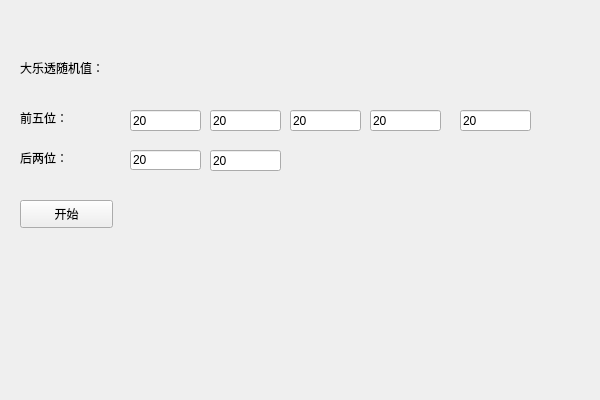
<?xml version="1.0" encoding="UTF-8"?>
<ui version="4.0">
 <class>widgetClass</class>
 <widget class="QWidget" name="widgetClass">
  <property name="geometry">
   <rect>
    <x>0</x>
    <y>0</y>
    <width>600</width>
    <height>400</height>
   </rect>
  </property>
  <property name="windowTitle">
   <string>widget</string>
  </property>
  <widget class="QLabel" name="label">
   <property name="geometry">
    <rect>
     <x>20</x>
     <y>60</y>
     <width>101</width>
     <height>16</height>
    </rect>
   </property>
   <property name="text">
    <string>大乐透随机值：</string>
   </property>
  </widget>
  <widget class="QPushButton" name="pushButton">
   <property name="geometry">
    <rect>
     <x>20</x>
     <y>200</y>
     <width>93</width>
     <height>28</height>
    </rect>
   </property>
   <property name="text">
    <string>开始</string>
   </property>
  </widget>
  <widget class="QLineEdit" name="lineEdit_3">
   <property name="geometry">
    <rect>
     <x>290</x>
     <y>110</y>
     <width>71</width>
     <height>21</height>
    </rect>
   </property>
   <property name="text">
    <string>20</string>
   </property>
  </widget>
  <widget class="QLineEdit" name="lineEdit_4">
   <property name="geometry">
    <rect>
     <x>370</x>
     <y>110</y>
     <width>71</width>
     <height>21</height>
    </rect>
   </property>
   <property name="text">
    <string>20</string>
   </property>
  </widget>
  <widget class="QLineEdit" name="lineEdit_5">
   <property name="geometry">
    <rect>
     <x>460</x>
     <y>110</y>
     <width>71</width>
     <height>21</height>
    </rect>
   </property>
   <property name="text">
    <string>20</string>
   </property>
  </widget>
  <widget class="QLabel" name="label_3">
   <property name="geometry">
    <rect>
     <x>20</x>
     <y>110</y>
     <width>61</width>
     <height>16</height>
    </rect>
   </property>
   <property name="text">
    <string>前五位：</string>
   </property>
  </widget>
  <widget class="QLabel" name="label_4">
   <property name="geometry">
    <rect>
     <x>20</x>
     <y>150</y>
     <width>61</width>
     <height>16</height>
    </rect>
   </property>
   <property name="text">
    <string>后两位：</string>
   </property>
  </widget>
  <widget class="QLineEdit" name="lineEdit_6">
   <property name="geometry">
    <rect>
     <x>130</x>
     <y>150</y>
     <width>71</width>
     <height>20</height>
    </rect>
   </property>
   <property name="text">
    <string>20</string>
   </property>
  </widget>
  <widget class="QLineEdit" name="lineEdit_7">
   <property name="geometry">
    <rect>
     <x>210</x>
     <y>150</y>
     <width>71</width>
     <height>21</height>
    </rect>
   </property>
   <property name="text">
    <string>20</string>
   </property>
  </widget>
  <widget class="QLineEdit" name="lineEdit_2">
   <property name="geometry">
    <rect>
     <x>210</x>
     <y>110</y>
     <width>71</width>
     <height>21</height>
    </rect>
   </property>
   <property name="text">
    <string>20</string>
   </property>
  </widget>
  <widget class="QLineEdit" name="lineEdit">
   <property name="geometry">
    <rect>
     <x>130</x>
     <y>110</y>
     <width>71</width>
     <height>21</height>
    </rect>
   </property>
   <property name="text">
    <string>20</string>
   </property>
  </widget>
 </widget>
 <layoutdefault spacing="6" margin="11"/>
 <resources>
  <include location="widget.qrc"/>
 </resources>
 <connections>
  <connection>
   <sender>pushButton</sender>
   <signal>clicked()</signal>
   <receiver>widgetClass</receiver>
   <slot>on_pushButton_clicked()</slot>
   <hints>
    <hint type="sourcelabel">
     <x>236</x>
     <y>211</y>
    </hint>
    <hint type="destinationlabel">
     <x>315</x>
     <y>159</y>
    </hint>
   </hints>
  </connection>
 </connections>
 <slots>
  <slot>on_pushButton_clicked()</slot>
 </slots>
</ui>
